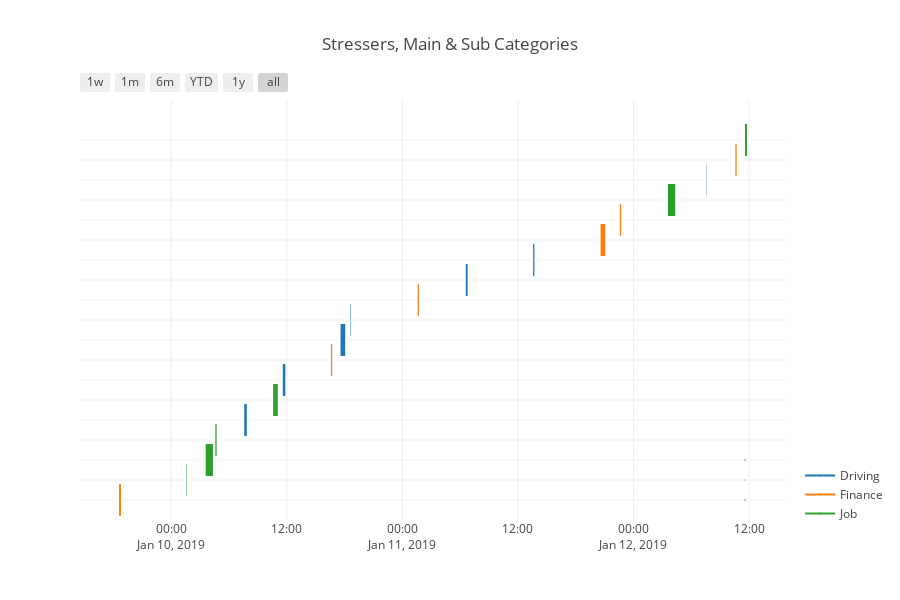

This figure's notebook cell:
### Markdown cell above
### Gantt Chart
A Gantt chart is typically utilzed to show scheduling information, we utilize it to provide a temporal breakdown of events in different classes.  You will see the same major category labels as before; however, this chart shows the details of the stressors when you place the mouse cursor over the boxes.  This particular chart is interactive and zoomable.  Try it out by dragging a box around some of the data to zoom in and see the data in more detail.  To go back, click on the __home__ icon to reset the zoom to the original state.

### Code cell
stress_stream.plot_stress_gantt()

### Figure 1 — Plotly figure (JSON) as saved in the notebook; plotly's stock layout.template omitted (floating-point values rounded to 4 significant figures)
{"data": [{"marker": {"color": "white"}, "name": "", "type": "scatter", "uid": "ce0e14e9-1937-4094-a641-34cc0768ad9e", "x": ["2019-01-09 18:34:59", "2019-01-09 18:46:59"], "y": [0, 0]}, {"marker": {"color": "white"}, "name": "", "type": "scatter", "uid": "16f2fc9f-1119-4418-a349-61ac3b75c15a", "x": ["2019-01-10 01:34:59", "2019-01-10 01:37:59"], "y": [1, 1]}, {"marker": {"color": "white"}, "name": "", "type": "scatter", "uid": "a1f95b7f-8859-4d5c-b906-9b26f8d0e76b", "x": ["2019-01-10 03:34:59", "2019-01-10 04:19:59"], "y": [2, 2]}, {"marker": {"color": "white"}, "name": "", "type": "scatter", "uid": "052467aa-4439-41c0-bc6a-0b5f13729936", "x": ["2019-01-10 04:34:59", "2019-01-10 04:42:59"], "y": [3, 3]}, {"marker": {"color": "white"}, "name": "", "type": "scatter", "uid": "76c6c35b-fb3c-4b10-8636-93d9e9781398", "x": ["2019-01-10 07:34:59", "2019-01-10 07:50:59"], "y": [4, 4]}, {"marker": {"color": "white"}, "name": "", "type": "scatter", "uid": "e49e2050-8d03-41e2-89a8-2787f8ca676d", "x": ["2019-01-10 10:34:59", "2019-01-10 11:03:59"], "y": [5, 5]}, {"marker": {"color": "white"}, "name": "", "type": "scatter", "uid": "9fb9f5ff-7721-46fb-96b8-5f53abf814ac", "x": ["2019-01-10 11:34:59", "2019-01-10 11:50:59"], "y": [6, 6]}, {"marker": {"color": "white"}, "name": "", "type": "scatter", "uid": "0c0daf62-95f5-4e5b-9dbd-2b98dbed189d", "x": ["2019-01-10 16:34:59", "2019-01-10 16:42:59"], "y": [7, 7]}, {"marker": {"color": "white"}, "name": "", "type": "scatter", "uid": "f85827a4-9ac0-48b8-ae7a-61de88328d00", "x": ["2019-01-10 17:34:59", "2019-01-10 18:03:59"], "y": [8, 8]}, {"marker": {"color": "white"}, "name": "", "type": "scatter", "uid": "a857e49f-7a17-4d65-a55c-cade70aaaca6", "x": ["2019-01-10 18:34:59", "2019-01-10 18:37:59"], "y": [9, 9]}, {"marker": {"color": "white"}, "name": "", "type": "scatter", "uid": "37cb9d4b-cb0d-4738-9f4c-3f42ff35e62b", "x": ["2019-01-11 01:34:59", "2019-01-11 01:42:59"], "y": [10, 10]}, {"marker": {"color": "white"}, "name": "", "type": "scatter", "uid": "c2ebfe8a-2f35-4bcc-b9b4-f6b7499255fb", "x": ["2019-01-11 06:34:59", "2019-01-11 06:46:59"], "y": [11, 11]}, {"marker": {"color": "white"}, "name": "", "type": "scatter", "uid": "4c3b144f-cbd3-4dfe-8495-14e5df1395af", "x": ["2019-01-11 13:34:59", "2019-01-11 13:42:59"], "y": [12, 12]}, {"marker": {"color": "white"}, "name": "", "type": "scatter", "uid": "f3b6a692-eae0-4375-bad3-eb480950dec6", "x": ["2019-01-11 20:34:59", "2019-01-11 21:03:59"], "y": [13, 13]}, {"marker": {"color": "white"}, "name": "", "type": "scatter", "uid": "31d3f62a-26ec-4232-b066-18b4f27eb50c", "x": ["2019-01-11 22:34:59", "2019-01-11 22:42:59"], "y": [14, 14]}, {"marker": {"color": "white"}, "name": "", "type": "scatter", "uid": "e9dfc23f-54ef-4bfa-9c95-42ae167f3cf3", "x": ["2019-01-12 03:34:59", "2019-01-12 04:19:59"], "y": [15, 15]}, {"marker": {"color": "white"}, "name": "", "type": "scatter", "uid": "3bd03575-3a50-4b63-b2e7-7bb8669d2d7d", "x": ["2019-01-12 07:34:59", "2019-01-12 07:36:59"], "y": [16, 16]}, {"marker": {"color": "white"}, "name": "", "type": "scatter", "uid": "a45b2144-ebdc-4339-b9ad-bd8f52f59b19", "x": ["2019-01-12 10:34:59", "2019-01-12 10:42:59"], "y": [17, 17]}, {"marker": {"color": "white"}, "name": "", "type": "scatter", "uid": "fb4daf61-1a48-445d-83d4-1ee93f368e84", "x": ["2019-01-12 11:34:59", "2019-01-12 11:46:59"], "y": [18, 18]}, {"hoverinfo": "none", "marker": {"color": "rgb(31, 119, 180)", "size": 1}, "name": "Driving", "showlegend": true, "type": "scatter", "uid": "f928b4ac-fc9d-43d5-9025-cb2f217d99bd", "x": ["2019-01-12 11:34:59", "2019-01-12 11:34:59"], "y": [0, 0]}, {"hoverinfo": "none", "marker": {"color": "rgb(255, 127, 14)", "size": 1}, "name": "Finance", "showlegend": true, "type": "scatter", "uid": "118247b6-4536-4dc8-997d-921205d1e9cf", "x": ["2019-01-12 11:34:59", "2019-01-12 11:34:59"], "y": [1, 1]}, {"hoverinfo": "none", "marker": {"color": "rgb(44, 160, 44)", "size": 1}, "name": "Job", "showlegend": true, "type": "scatter", "uid": "64183b87-a13c-4bec-bd95-49291184e79d", "x": ["2019-01-12 11:34:59", "2019-01-12 11:34:59"], "y": [2, 2]}], "layout": {"height": 600, "hovermode": "closest", "shapes": [{"fillcolor": "rgb(255, 127, 14)", "line": {"width": 0}, "opacity": 1, "type": "rect", "x0": "2019-01-09 18:34:59", "x1": "2019-01-09 18:46:59", "xref": "x", "y0": -0.8, "y1": 0.8, "yref": "y"}, {"fillcolor": "rgb(44, 160, 44)", "line": {"width": 0}, "opacity": 1, "type": "rect", "x0": "2019-01-10 01:34:59", "x1": "2019-01-10 01:37:59", "xref": "x", "y0": 0.2, "y1": 1.8, "yref": "y"}, {"fillcolor": "rgb(44, 160, 44)", "line": {"width": 0}, "opacity": 1, "type": "rect", "x0": "2019-01-10 03:34:59", "x1": "2019-01-10 04:19:59", "xref": "x", "y0": 1.2, "y1": 2.8, "yref": "y"}, {"fillcolor": "rgb(44, 160, 44)", "line": {"width": 0}, "opacity": 1, "type": "rect", "x0": "2019-01-10 04:34:59", "x1": "2019-01-10 04:42:59", "xref": "x", "y0": 2.2, "y1": 3.8, "yref": "y"}, {"fillcolor": "rgb(31, 119, 180)", "line": {"width": 0}, "opacity": 1, "type": "rect", "x0": "2019-01-10 07:34:59", "x1": "2019-01-10 07:50:59", "xref": "x", "y0": 3.2, "y1": 4.8, "yref": "y"}, {"fillcolor": "rgb(44, 160, 44)", "line": {"width": 0}, "opacity": 1, "type": "rect", "x0": "2019-01-10 10:34:59", "x1": "2019-01-10 11:03:59", "xref": "x", "y0": 4.2, "y1": 5.8, "yref": "y"}, {"fillcolor": "rgb(31, 119, 180)", "line": {"width": 0}, "opacity": 1, "type": "rect", "x0": "2019-01-10 11:34:59", "x1": "2019-01-10 11:50:59", "xref": "x", "y0": 5.2, "y1": 6.8, "yref": "y"}, {"fillcolor": "rgb(255, 127, 14)", "line": {"width": 0}, "opacity": 1, "type": "rect", "x0": "2019-01-10 16:34:59", "x1": "2019-01-10 16:42:59", "xref": "x", "y0": 6.2, "y1": 7.8, "yref": "y"}, {"fillcolor": "rgb(31, 119, 180)", "line": {"width": 0}, "opacity": 1, "type": "rect", "x0": "2019-01-10 17:34:59", "x1": "2019-01-10 18:03:59", "xref": "x", "y0": 7.2, "y1": 8.8, "yref": "y"}, {"fillcolor": "rgb(31, 119, 180)", "line": {"width": 0}, "opacity": 1, "type": "rect", "x0": "2019-01-10 18:34:59", "x1": "2019-01-10 18:37:59", "xref": "x", "y0": 8.2, "y1": 9.8, "yref": "y"}, {"fillcolor": "rgb(255, 127, 14)", "line": {"width": 0}, "opacity": 1, "type": "rect", "x0": "2019-01-11 01:34:59", "x1": "2019-01-11 01:42:59", "xref": "x", "y0": 9.2, "y1": 10.8, "yref": "y"}, {"fillcolor": "rgb(31, 119, 180)", "line": {"width": 0}, "opacity": 1, "type": "rect", "x0": "2019-01-11 06:34:59", "x1": "2019-01-11 06:46:59", "xref": "x", "y0": 10.2, "y1": 11.8, "yref": "y"}, {"fillcolor": "rgb(31, 119, 180)", "line": {"width": 0}, "opacity": 1, "type": "rect", "x0": "2019-01-11 13:34:59", "x1": "2019-01-11 13:42:59", "xref": "x", "y0": 11.2, "y1": 12.8, "yref": "y"}, {"fillcolor": "rgb(255, 127, 14)", "line": {"width": 0}, "opacity": 1, "type": "rect", "x0": "2019-01-11 20:34:59", "x1": "2019-01-11 21:03:59", "xref": "x", "y0": 12.2, "y1": 13.8, "yref": "y"}, {"fillcolor": "rgb(255, 127, 14)", "line": {"width": 0}, "opacity": 1, "type": "rect", "x0": "2019-01-11 22:34:59", "x1": "2019-01-11 22:42:59", "xref": "x", "y0": 13.2, "y1": 14.8, "yref": "y"}, {"fillcolor": "rgb(44, 160, 44)", "line": {"width": 0}, "opacity": 1, "type": "rect", "x0": "2019-01-12 03:34:59", "x1": "2019-01-12 04:19:59", "xref": "x", "y0": 14.2, "y1": 15.8, "yref": "y"}, {"fillcolor": "rgb(31, 119, 180)", "line": {"width": 0}, "opacity": 1, "type": "rect", "x0": "2019-01-12 07:34:59", "x1": "2019-01-12 07:36:59", "xref": "x", "y0": 15.2, "y1": 16.8, "yref": "y"}, {"fillcolor": "rgb(255, 127, 14)", "line": {"width": 0}, "opacity": 1, "type": "rect", "x0": "2019-01-12 10:34:59", "x1": "2019-01-12 10:42:59", "xref": "x", "y0": 16.2, "y1": 17.8, "yref": "y"}, {"fillcolor": "rgb(44, 160, 44)", "line": {"width": 0}, "opacity": 1, "type": "rect", "x0": "2019-01-12 11:34:59", "x1": "2019-01-12 11:46:59", "xref": "x", "y0": 17.2, "y1": 18.8, "yref": "y"}], "showlegend": true, "title": {"text": "Stressers, Main & Sub Categories"}, "width": 900, "xaxis": {"autorange": true, "range": ["2019-01-09 14:31:39.1914", "2019-01-12 15:50:18.8086"], "rangeselector": {"buttons": [{"count": 7, "label": "1w", "step": "day", "stepmode": "backward"}, {"count": 1, "label": "1m", "step": "month", "stepmode": "backward"}, {"count": 6, "label": "6m", "step": "month", "stepmode": "backward"}, {"count": 1, "label": "YTD", "step": "year", "stepmode": "todate"}, {"count": 1, "label": "1y", "step": "year", "stepmode": "backward"}, {"step": "all"}]}, "showgrid": true, "type": "date", "zeroline": false}, "yaxis": {"autorange": false, "range": [-1, 20], "showgrid": true, "showticklabels": false, "ticktext": ["Missed payment", "Unpleasant conversation", "Bored / Not enough to do", "Bored / Not enough to do", "Saw a police car", "Bored / Not enough to do", "Saw a police car", "Unexpected losses", "Difficulty in navigating", "Was Tailgated", "Missed payment", "Difficulty in navigating", "Was Tailgated", "Unexpected losses", "Unexpected losses", "Bored / Not enough to do", "Indecision at a traffic intersection", "Unexpected losses", "Bored / Not enough to do"], "tickvals": [0, 1, 2, 3, 4, 5, 6, 7, 8, 9, 10, 11, 12, 13, 14, 15, 16, 17, 18], "type": "linear", "zeroline": false}}}
